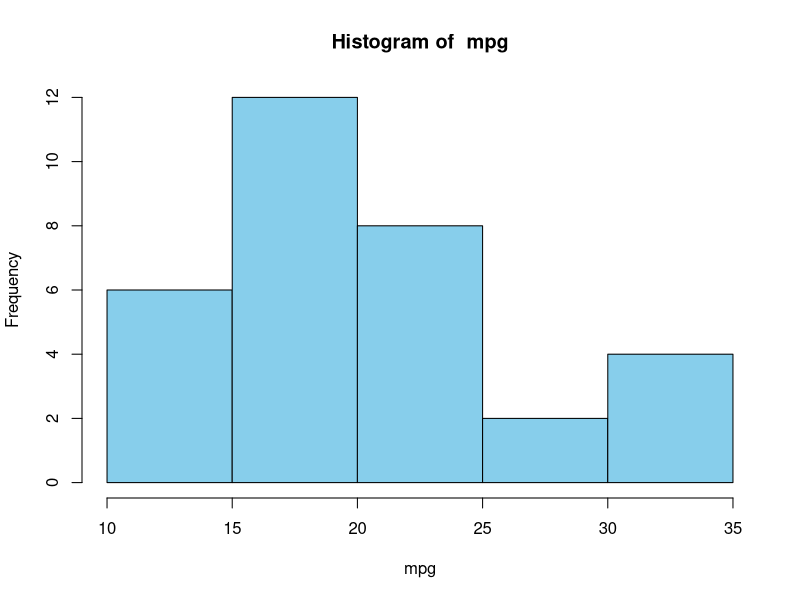
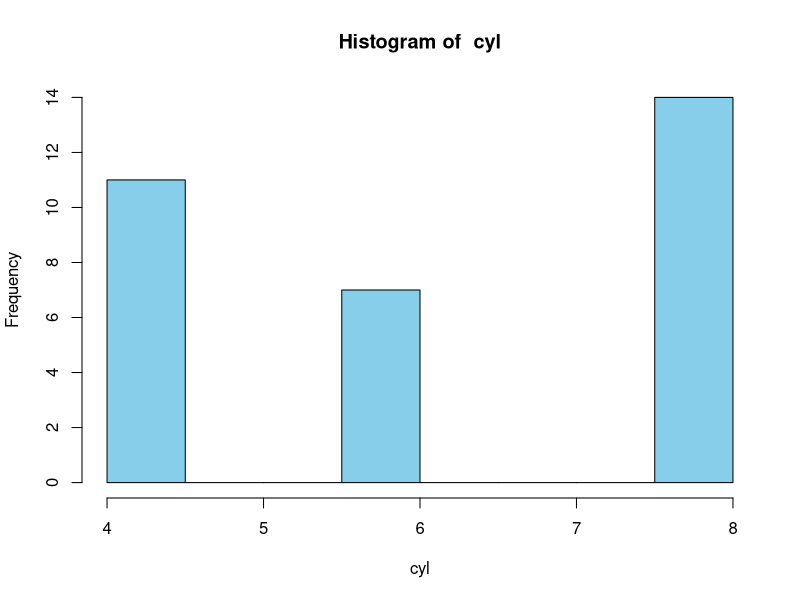
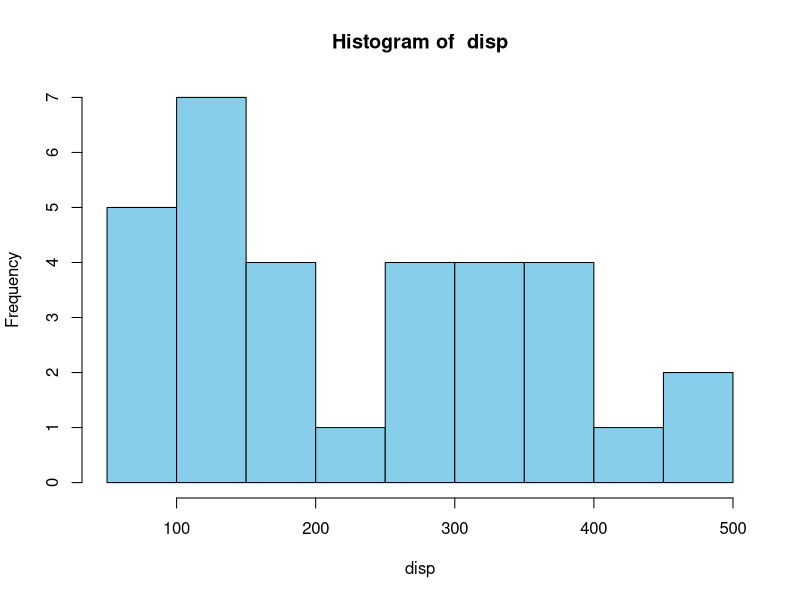
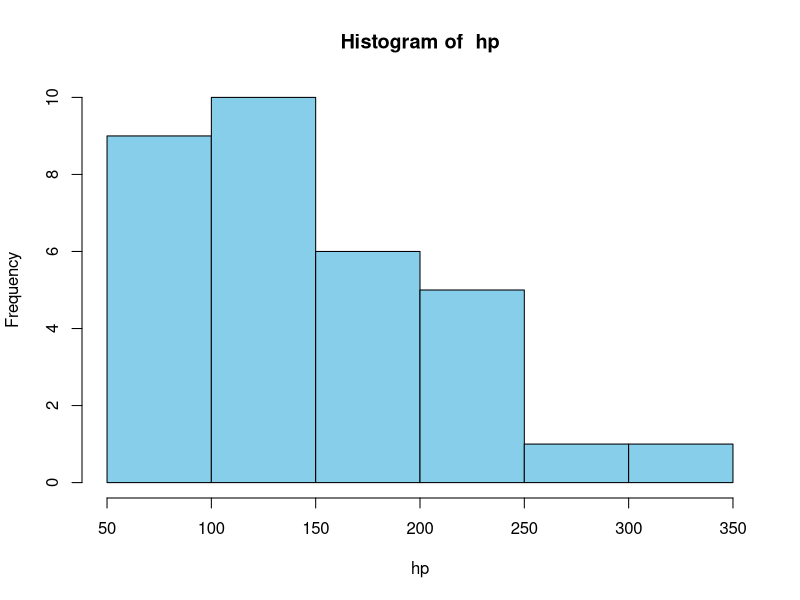
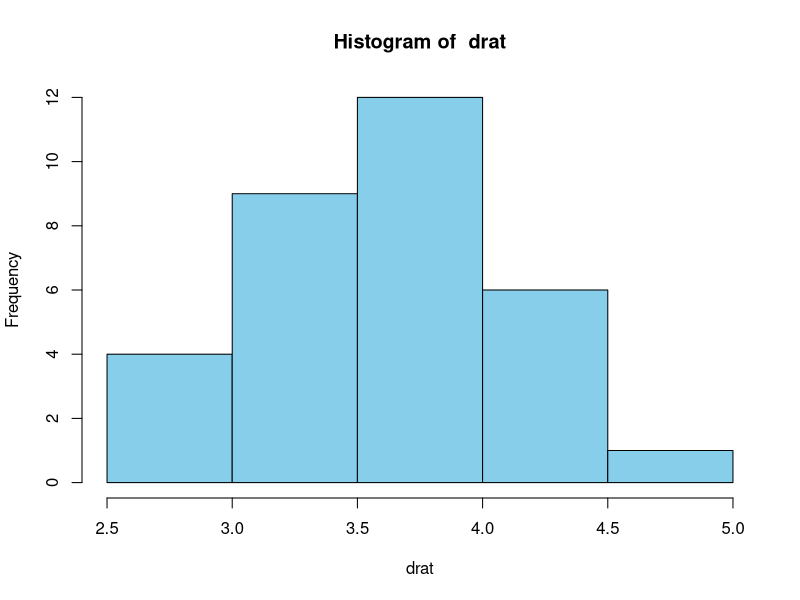
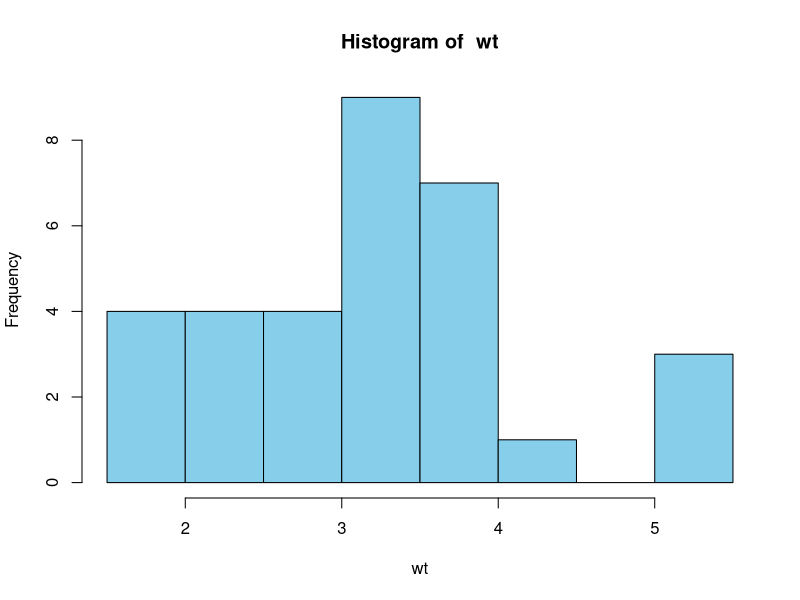
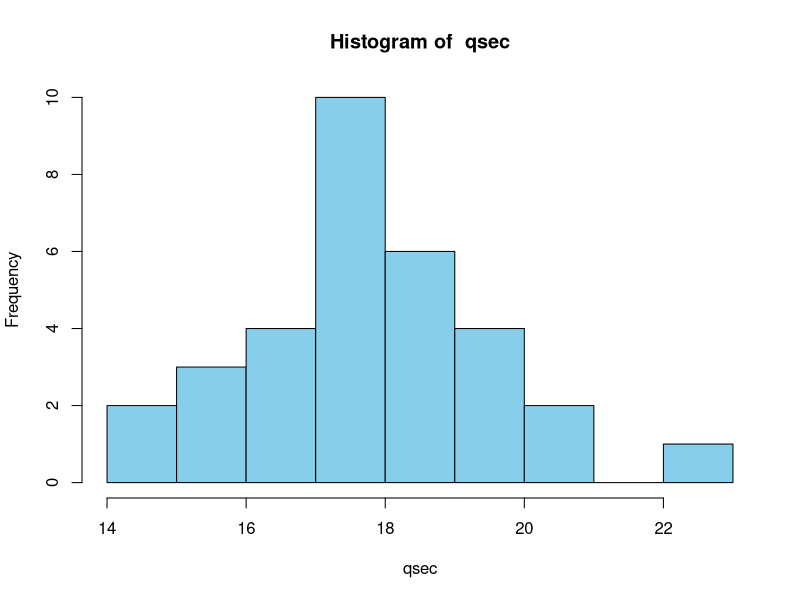
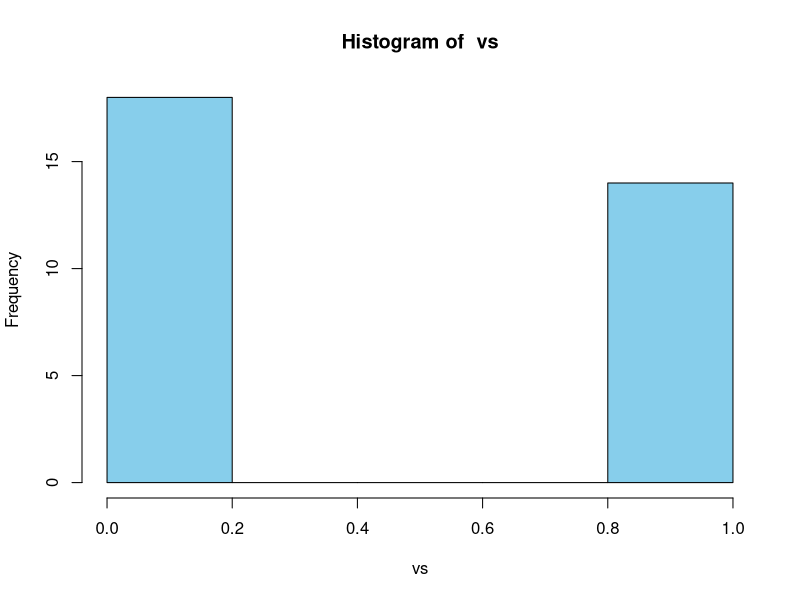

Source code (R) for these figures, in order:
## ---- chunk 1
# Borrar el workspace
rm(list = ls())

# cargar el objeto mtcars 
data(mtcars)
## ---- chunk 2
columna_hp <- mtcars$hp
print(columna_hp)
## ---- chunk 3
indice_hp <-  which(names(mtcars) == "hp")
columnas_sin_hp <- mtcars[, -indice_hp]
print (columnas_sin_hp)
## ---- chunk 4
mycars <- mtcars[, c("mpg", "hp")]
names(mycars) <- c("miles_per_gallon","horse_power")
head(mycars)

## ---- chunk 5
# Agregar la nueva columna
mycars$modelo <- rownames(mycars)

head(mycars)

## ---- chunk 6
mycars$km_per_litre <- mycars$miles_per_gallon * 0.425
print(mycars)
## ---- chunk 7
mycars2 <- mycars[mycars$miles_per_gallon >= 20 & mycars$miles_per_gallon <= 100,]
print(mycars2)
## ---- chunk 8
# for para recorrer las columnas del dataframe
for (col in names(mtcars)) {
  # Evaluar si la columna es numérica
  if (is.numeric(mtcars[[col]])) {
    # Histograma de columna
    hist(mtcars[[col]], main=paste("Histogram of ",col), xlab=col, col="skyblue", border="black")
  }
}

## ---- chunk 9
for (col in names(mtcars)) {
  # Evaluar si la columna es numérica
  if (is.numeric(mtcars[[col]])) {
    boxplot(mtcars[[col]], main=paste("Boxplot of", col), col="skyblue", border="black")
  }
}

## ---- chunk 10
# Profesor creo que en el enunciado hay una confusión, porque solicita km.to.miles pero el vector está en millas.

# Entonces desarrollé ambas funciones

# Convierte kilómetros a millas
km.to.miles <- function(velocidad_kmh) {
  velocidad_mph <- velocidad_kmh * 1.60934
  return(velocidad_mph)
}

# Convierte millas a kilómetros 
miles.to.km <- function(velocidad_mph) {
  velocidad_kmh <- velocidad_mph / 1.60934
  return(velocidad_kmh)
}

v <- c(90,70,50,71,53)
k <- miles.to.km(v)

print ("Vector original expresado en Millas (según enunciado)")
print (v)
print ("Vector con función aplicada")
print (k)
## ---- chunk 11
# Crear dos nuevas filas para modelos de coches (Tesla Model S y Tesla Cybertruck)
nuevos_modelos <- data.frame(
  mpg = c(80, 15),
  cyl = c(0, 12),
  disp = c(200, 600),
  hp = c(500, 700),
  drat = c(4.0, 3.5),
  wt = c(2.2, 3.0),
  qsec = c(12, 14),
  vs = c(1, 0),
  am = c(1, 0),
  gear = c(6, 6),
  carb = c(2, 4),
  row.names = c("Tesla_Model_S", "Tesla_Cybertruck")  
)

# Crear el objeto mycars3 uniendo mtcars con los nuevos modelos
mycars3 <- rbind(mtcars, nuevos_modelos)

# Imprimir el nuevo objeto mycars3
print(mycars3)
